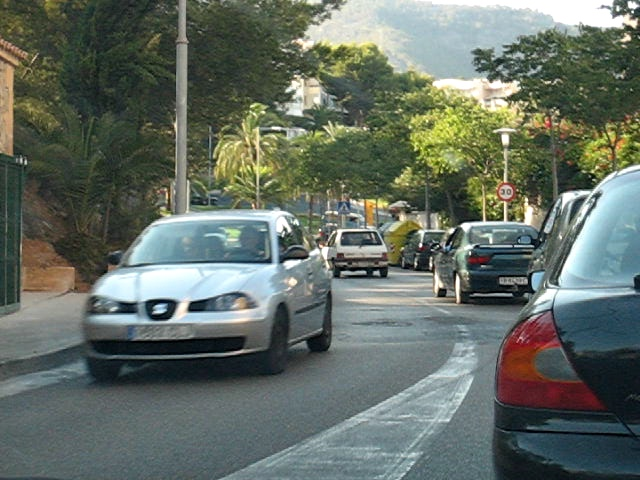
#> input picture image1.png, 640 x 480 px, given in place of the camera
$ python s.py   (older library calls are emulated)
#> lines starting #> are read from the running program, lines starting #| are printed output that depends on the picture
import cv2
import numpy as np

def horn_schunck_real_time(I1, I2, alpha, iterations):
    I1_gray = cv2.cvtColor(I1, cv2.COLOR_BGR2GRAY).astype(np.float32) / 255.0
    I2_gray = cv2.cvtColor(I2, cv2.COLOR_BGR2GRAY).astype(np.float32) / 255.0

    u = np.zeros_like(I1_gray)
    v = np.zeros_like(I1_gray)

    for _ in range(iterations):
        Ix = cv2.Sobel(I1_gray, cv2.CV_64F, 1, 0, ksize=5)
        Iy = cv2.Sobel(I1_gray, cv2.CV_64F, 0, 1, ksize=5)
        It = I2_gray - I1_gray

        u_avg = cv2.blur(u, (3, 3))
        v_avg = cv2.blur(v, (3, 3))

        du = -alpha * (Ix * (Ix * u_avg + Iy * v_avg + It))
        dv = -alpha * (Iy * (Ix * u_avg + Iy * v_avg + It))

        u += du
        v += dv

    return u, v

if __name__ == "__main__":
    capture = cv2.VideoCapture(0)
    cv2.namedWindow("Flujo óptico")

    ret, old_frame = capture.read()
#> old_frame is the input picture: shape (480, 640, 3); mean B, G, R 100.8, 110, 100.4

    while True:
        ret, frame = capture.read()

        if not ret:
            break

        u, v = horn_schunck_real_time(old_frame, frame, 0.005, 2)
#> in horn_schunck_real_time, `I1_gray = cv2.cvtColor(I1, cv2.COLOR_BGR2GRAY).astype(np.float32) / 25..`:
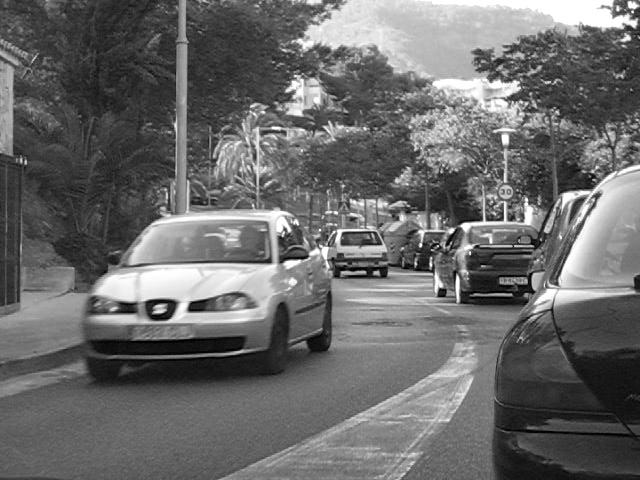
#> I1_gray: shape (480, 640) float32; min 0, max 1, mean 0.416
#> the loop in horn_schunck_real_time, `for _ in range(iterations):` made 2 passes
#> pass 1, in horn_schunck_real_time, `Ix = cv2.Sobel(I1_gray, cv2.CV_64F, 1, 0, ksize=5)`:
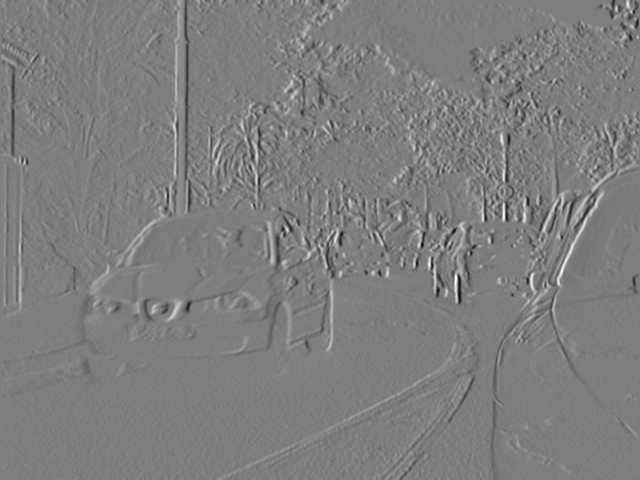
#> Ix: shape (480, 640) float64; min -38.31, max 38.8, mean 0; drawn with min black and max white
#> pass 1, in horn_schunck_real_time, `Iy = cv2.Sobel(I1_gray, cv2.CV_64F, 0, 1, ksize=5)`:
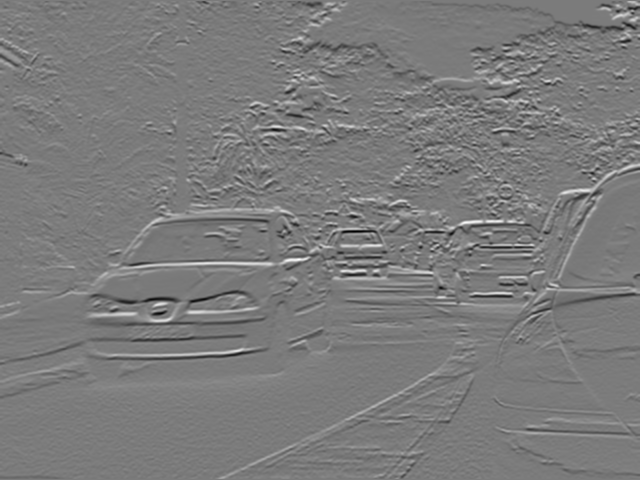
#> Iy: shape (480, 640) float64; min -39.83, max 42.16, mean -0.1; drawn with min black and max white

        # Ajusta la escala y grosor de los vectores
        scale_factor = 500
        thickness = 2

        # Dibuja los vectores con líneas más largas y cabezas más grandes
        for y in range(0, frame.shape[0], 40):
            for x in range(0, frame.shape[1], 40):
                start_point = (x, y)
                end_point = (int(x + u[y, x] * scale_factor), int(y + v[y, x] * scale_factor))
                color = (0, 255, 0)
                cv2.arrowedLine(frame, start_point, end_point, color, thickness, tipLength=.5)

        cv2.imshow("Flujo óptico", frame)
        old_frame = frame.copy()

        key = cv2.waitKey(1) & 0xFF
#> (key Esc is pressed here)
        if key == 27:
            break

    capture.release()
    cv2.destroyAllWindows()
